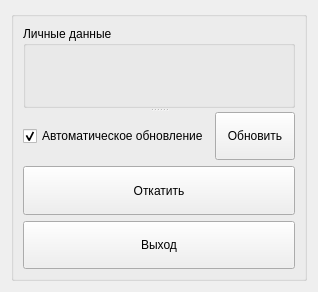
<?xml version="1.0" encoding="UTF-8"?>
<ui version="4.0">
 <class>Table</class>
 <widget class="QWidget" name="Table">
  <property name="geometry">
   <rect>
    <x>0</x>
    <y>0</y>
    <width>311</width>
    <height>292</height>
   </rect>
  </property>
  <property name="sizePolicy">
   <sizepolicy hsizetype="Preferred" vsizetype="Preferred">
    <horstretch>0</horstretch>
    <verstretch>0</verstretch>
   </sizepolicy>
  </property>
  <property name="windowTitle">
   <string>Личный кабинет</string>
  </property>
  <layout class="QGridLayout" name="gridLayout_3">
   <item row="0" column="0">
    <widget class="QSplitter" name="splitter">
     <property name="sizePolicy">
      <sizepolicy hsizetype="Preferred" vsizetype="Preferred">
       <horstretch>0</horstretch>
       <verstretch>0</verstretch>
      </sizepolicy>
     </property>
     <property name="orientation">
      <enum>Qt::Horizontal</enum>
     </property>
     <widget class="QGroupBox" name="groupBox">
      <property name="sizePolicy">
       <sizepolicy hsizetype="Preferred" vsizetype="Preferred">
        <horstretch>0</horstretch>
        <verstretch>0</verstretch>
       </sizepolicy>
      </property>
      <layout class="QGridLayout" name="gridLayout">
       <item row="0" column="0">
        <widget class="QSplitter" name="splitter_2">
         <property name="sizePolicy">
          <sizepolicy hsizetype="Preferred" vsizetype="Preferred">
           <horstretch>0</horstretch>
           <verstretch>20</verstretch>
          </sizepolicy>
         </property>
         <property name="orientation">
          <enum>Qt::Vertical</enum>
         </property>
         <widget class="QGroupBox" name="personalData">
          <property name="sizePolicy">
           <sizepolicy hsizetype="Preferred" vsizetype="Preferred">
            <horstretch>0</horstretch>
            <verstretch>0</verstretch>
           </sizepolicy>
          </property>
          <property name="title">
           <string>Личные данные</string>
          </property>
          <layout class="QGridLayout" name="gridLayout_2"/>
         </widget>
         <widget class="QWidget" name="verticalLayoutWidget">
          <layout class="QGridLayout" name="gridLayout_6">
           <item row="0" column="0">
            <widget class="QCheckBox" name="autoUpdate">
             <property name="sizePolicy">
              <sizepolicy hsizetype="Preferred" vsizetype="Preferred">
               <horstretch>0</horstretch>
               <verstretch>0</verstretch>
              </sizepolicy>
             </property>
             <property name="text">
              <string>Автоматическое обновление</string>
             </property>
             <property name="checked">
              <bool>true</bool>
             </property>
            </widget>
           </item>
           <item row="0" column="1">
            <widget class="QPushButton" name="update">
             <property name="sizePolicy">
              <sizepolicy hsizetype="Preferred" vsizetype="Preferred">
               <horstretch>0</horstretch>
               <verstretch>0</verstretch>
              </sizepolicy>
             </property>
             <property name="text">
              <string>Обновить</string>
             </property>
            </widget>
           </item>
           <item row="1" column="0" colspan="2">
            <widget class="QPushButton" name="revert">
             <property name="sizePolicy">
              <sizepolicy hsizetype="Preferred" vsizetype="Preferred">
               <horstretch>0</horstretch>
               <verstretch>0</verstretch>
              </sizepolicy>
             </property>
             <property name="text">
              <string>Откатить</string>
             </property>
            </widget>
           </item>
           <item row="2" column="0" colspan="2">
            <widget class="QPushButton" name="exit">
             <property name="enabled">
              <bool>true</bool>
             </property>
             <property name="sizePolicy">
              <sizepolicy hsizetype="Preferred" vsizetype="Preferred">
               <horstretch>0</horstretch>
               <verstretch>0</verstretch>
              </sizepolicy>
             </property>
             <property name="text">
              <string>Выход</string>
             </property>
            </widget>
           </item>
          </layout>
         </widget>
        </widget>
       </item>
      </layout>
     </widget>
    </widget>
   </item>
  </layout>
 </widget>
 <resources/>
 <connections/>
</ui>
